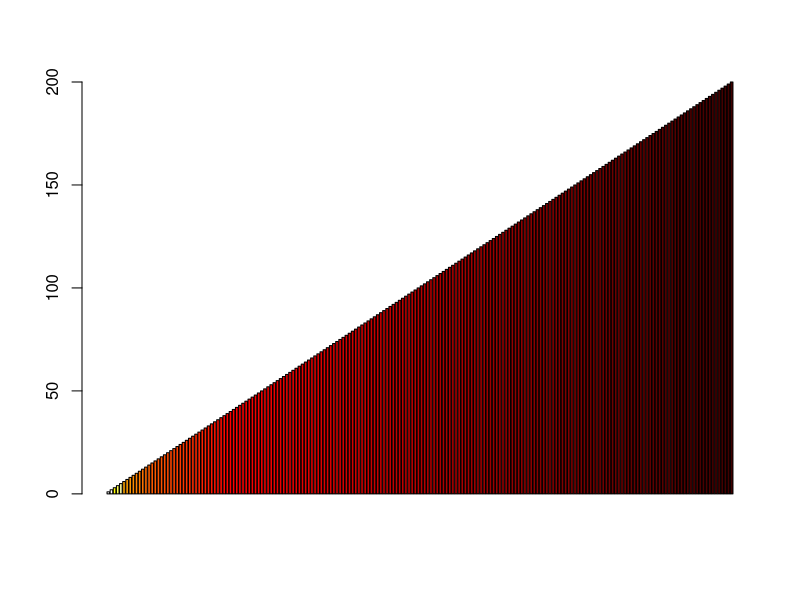

Here is the R script that generated this plot:
# File name: plotting_utilities.r
# Author: H??vard Hegre
#######################################################################
# Scripts to produce various plots for ViEWS
#######################################################################


# Create a 100-step color palette useful for plotting probabilites, going from white through yellow through red #
zerocolor <- colorRampPalette(c(rgb(1,1,1,1), rgb(1,1,1,1)), alpha=TRUE)(1) # One slot of pure white
vlowcolor <- colorRampPalette(c(rgb(1,1,1,1), rgb(1,1,0,1)), alpha=TRUE)(1) # Slot of white to yellow
lowcolor <- colorRampPalette(c(rgb(1,1,0,1), rgb(1,1,0.65,1)), alpha=TRUE)(3) # Slots of yellow to light orange
mediumcolor <- colorRampPalette(c(rgb(1,0.65,0,1), rgb(1,0.35,0,1)), alpha=TRUE)(10) # Slots of light orange - heavy orange
highcolor <- colorRampPalette(c(rgb(1,.35,0,1), rgb(1,0,0,1)), alpha=TRUE)(25) # Slots of heavy orange - red
extremecolor <- colorRampPalette(c(rgb(1,0,0,1), rgb(.25,0,0,1)), alpha=TRUE)(160) # Slots of red - crimson
prob_palette <- c(zerocolor,vlowcolor,lowcolor, mediumcolor,highcolor,extremecolor)
barplot(c(1:200), col=prob_palette)



# Plot predicted proportion with confidence bands
# Sample call: plot_proportion_ci(Cairo.pgm.df,"ns","Cairo", .5)

plot_proportion_ci <- function(dataframe, outcome, location_name, ar) {
  plot <- ggplot(dataframe, aes(x=month_id)) +
    ggtitle(paste(location_name,",",outcome)) +
    ylab(paste("prob. of",outcome)) +
    theme_bw() + theme(aspect.ratio=ar) + 
    geom_ribbon(aes_string(ymin=paste0("p_ged_dummy_", outcome, "_pct10"), ymax=paste0("p_ged_dummy_", outcome, "_pct90")), fill = "grey80") +
    geom_ribbon(aes_string(ymin=paste0("p_ged_dummy_", outcome, "_pct25"), ymax=paste0("p_ged_dummy_", outcome, "_pct75")), fill = "grey60") +
    geom_line(aes_string(y=paste0("p_ged_dummy_", outcome, "_mean")), color = "black", size=.5) +
    ylim(0,1)
  outfile <- paste0(outfile_location, location_name, "_", outcome, "_pgm_proportions.pdf",sep="");
  ggsave(file=outfile, plot=plot)
}


# Function to compute the proportion per each country per each month
compute_proportions <- function(sim.pgm.df,prop_var_name) {
  
  month_wise = unique(sim.pgm.df$month_id);
  #  month_wise = head(month_wise,-4);   # Removing last 4 month
  year_wise  = unique(sim.pgm.df$year_id);
  country_wise = unique(sim.pgm.df$gwcode);
  
  numMonths    <- length(month_wise);
  numYears     <- length(year_wise);
  numCountries <- length(country_wise);
  
  prop = matrix(nrow=numCountries,ncol=numMonths,data=NA);  
  
  col_names <- list();
  for (i in 1:numCountries) {
    for(j in 1:numMonths) {
      
      select.rows = (sim.pgm.df$gwcode == country_wise[i]) & (sim.pgm.df$month_id == month_wise[j]) ;
      
      prop [i,j] = sum( sim.pgm.df[select.rows,prop_var_name]   ) / length(sim.pgm.df[select.rows,]) ;
      #prop [i,j] = sum( sim.pgm.df[select.rows,prop_var_name]   )  ;
      
      m <- unique( sim.pgm.df[select.rows,"month_id"] );
      y <- unique( sim.pgm.df[select.rows,"year_id"]);
      col_names[[j]] <- paste0(y,"/",m);
    }
  }
  colnames(prop) <- unlist(col_names);
  rownames(prop) <- country_wise;
  gwabbs <- c("402 CAP", "403 ???", "404 GNB", "411 EQG", "420 GAM", "432 MLI", 
              "433 SEN", "434 BEN", "435 MAA", "436 NIR", "437 CDI", "438 GUI", 
              "439 BFO", "450 LBR", "451 SIE", "452 GHA", "461 TOG", "471 CAO", "475 NIG", 
              "481 GAB", "482 CEN", "483 CHA", "484 CON", "490 DRC", "500 UGA", "501 KEN", 
              "510 TAZ", "516 BUI", "RWA", "520 SOM", "DJI", "ETH", "ERI", "540 ANG", "MZM", "ZAM", "ZIM", "MAW", "560 SAF", 
              "NAM", "LES", "BOT", "SWA", "580 MAG", "COM", "MAS", "600 MOR", "615 ALG", "616 TUN", "LIB", "625 SUD", "626	SSD", 
              "651	EGY", "666", "670");
  #  rownames(prop) <- gwabbs;
  return(prop);
}

# Plotting heatmap of results where prop is a matrix containing proportions
# rows corresponds to countries and columns corresponds to month/year code
plot_heatmap <- function(prop,outfile) { 
  
  sim.pgm.df.plot <- data.frame(Countries = row.names(prop) , prop);
  numMonths <- dim(prop)[2];
  
  names(sim.pgm.df.plot)[2:(numMonths+1)] <- colnames(prop);
  sim.pgm.df_heatmap <- melt(sim.pgm.df.plot, id.vars = "Countries");
  names(sim.pgm.df_heatmap)[2:3] <- c("Time", "Proportions");
  
  #labels <- c("0","","","0.01","0.02","0.05","0.1","1")
  myPlot<-ggplot(sim.pgm.df_heatmap, aes(Time, Countries)) +
    geom_tile(aes(fill = Proportions), color = "lightgray") +
    scale_fill_gradientn(colors=prob_palette, limits=c(0,1)) +  
    ylab("Country") +
    xlab("Time") +
    theme(legend.title = element_text(size = 10),
          legend.text = element_text(size = 12),
          plot.title = element_text(size=16),
          axis.title=element_text(size=14,face="bold"),
          axis.text.x = element_text(angle = 90, hjust = 1)) +
    labs(Fmeasure = "Proportions");
  
  ggsave(filename=outfile, plot=myPlot);
}


# Function for customizing ggplot to show accuracy as a function of time (month wise)
my_ggplot <- function(time,measure,xlabel,ylabel,outfile) {
  sim.pgm.df.plot <- data.frame (time=time,measure=measure); 
  n <- length(time);
  line_color <- "red";
  ylim = range(pretty(c(0, measure)));
  
  plt <- ggplot(data=sim.pgm.df.plot, aes(x=reorder(time,1:n), y=measure, group=1))+
    scale_y_continuous(limits =ylim )+
    xlab(xlabel)+
    ylab(ylabel)+
    geom_line(color=line_color)+
    theme(axis.text.x = element_text(angle = 90, hjust = 1))+
    geom_point()
  ggsave(filename=outfile, plot=plt);
}


my_ggplot_levels <- function(level_pm,measure_name,outfile) {
  
  conflict_levels <- names(level_pm);
  time <- c();
  type <- c();
  measure <- c();
  for (level in  conflict_levels) {
    
    pm <-  level_pm[[level]];
    t  <-  row.names(pm);
    time <- c(time, t);
    type <- c(type, rep(level,length(t)));
    measure <- c(measure, pm[,measure_name]);
  }
  
  sim.pgm.df.plot <- data.frame (time=time,measure=measure,conflict_type=as.factor(type)); 
  
  xlabel <- "time";
  ylabel <- measure_name;
  ylim   <- range(pretty(sim.pgm.df.plot$measure));
  
  plt <- ggplot(data=sim.pgm.df.plot, aes(x=time, y=measure, group = conflict_type)) +
    geom_line(aes(colour = conflict_type)) +
    geom_point( size=1, shape=21, fill="white") +
    theme(axis.text.x = element_text(angle = 90, hjust = 1))+
    xlab(xlabel)+
    ylab(ylabel) +
    scale_y_continuous(limits=ylim)
  
  #plot(plt);
  ggsave(filename=outfile, plot=plt);
}



 
